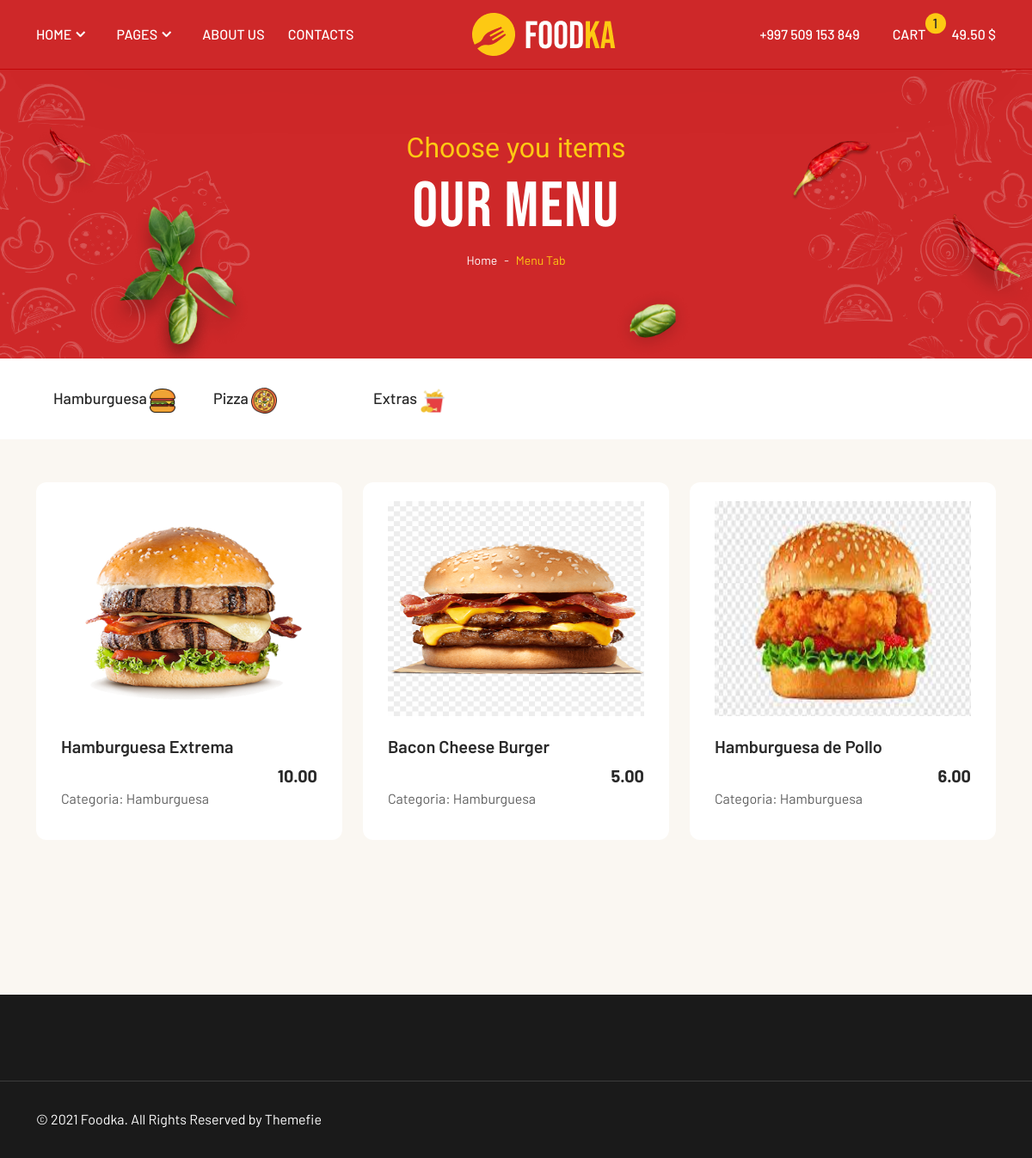
The app's page /categoria/1/ with its own data.
### web/models.py (models this page shows, shortened)
class Categoria(models.Model):
    nombre = models.CharField(max_length=200)
    imagen = models.ImageField(upload_to='categorias',blank=True,null=True)
    pub_date = models.DateTimeField('Fecha Creación')

class Producto(models.Model):
    categoria = models.ForeignKey(Categoria, on_delete=models.CASCADE)
    nombre = models.CharField(max_length=200)
    precio = models.DecimalField(max_digits=6, decimal_places=2)
    stock = models.IntegerField(default=0)
    descripcion = models.CharField(max_length=500)
    imagen = models.ImageField(upload_to='productos', blank=True, null=True)
    pub_date = models.DateTimeField('date published')

### web/views.py (the view)
# urls.py: path('categoria/<int:category_id>/',views.categoria,name='categoria'),
def categoria(request, category_id):
    category_list = Categoria.objects.all()
    product_list = Producto.objects.filter(categoria_id = category_id)
    return render(request,'categorias.html',{'product_list' : product_list,'category_list' : category_list})

### web/templates/categorias.html (shortened to what this page needs)
{% extends 'layout.html' %}
{% block content %}
<section class="category-area">
    <div class="container">
        <div class="row justify-content-center">
            <div class="col-lg-12 align-self-center">
                <ul class="category-menu">
                    {% for category in category_list %}
                    <li class="category-wrap"><a href="/categoria/{{category.id}}/"><img src="" alt="">{{category.nombre}}</a>
                        <img style="width: 30px; height: 30px;"  src="{{ category.imagen.url }}" alt="img">
                    </li>
                    {% endfor %}
                </ul>
            </div>
        </div>
    </div>
</section>
<section class="populer-area pd-top-50 pd-bottom-120">
    <div class="container">
        <div class="row justify-content-center">
            {% for prod in product_list %}
            <div class="col-lg-4 col-md-6">
                <div class="single-item-wrap">
                    <div class="thumb">
                        <img style="width: 350px; height: 250px;" src="{{ prod.imagen.url }}" alt="img">
                    </div>
                    <div class="wrap-details">
                        <h5><a href="{% url 'web:detalle' prod.id %}">{{ prod.nombre }}</a></h5>
                        <div class="wrap-footer">
                            <h6 class="price">{{ prod.precio }}</h6>
                        </div>
                        <p class="wrap-footer"> Categoria: {{ prod.categoria.nombre }}</p>
                    </div>
                </div>
            </div>
            {% endfor %}
        </div>
    </div>
</section>
{% endblock %}

### web/static/assets/css/responsive.css (style rules this page uses)
@media all and (max-width: 1440px) { .single-item-wrap .wrap-details h5 { font-size: 20px; } }

### records on screen
Categoria: nombre "Hamburguesa", imagen (picture)
Categoria: nombre "Pizza", imagen (picture)
Categoria: nombre "Extras", imagen (picture)
Producto: imagen (picture), nombre "Hamburguesa Extrema", precio "10.00", categoria.nombre "Hamburguesa"
Producto: imagen (picture), nombre "Bacon Cheese Burger", precio "5.00", categoria.nombre "Hamburguesa"
Producto: imagen (picture), nombre "Hamburguesa de Pollo", precio "6.00", categoria.nombre "Hamburguesa"
